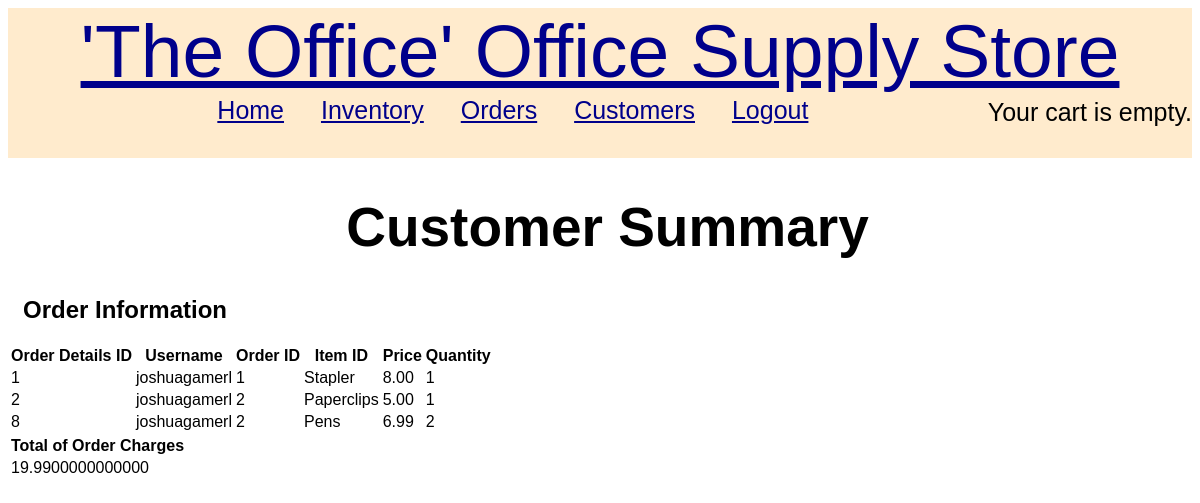
The page /customer/1/summary/ (signed in) on the database as committed earlier.
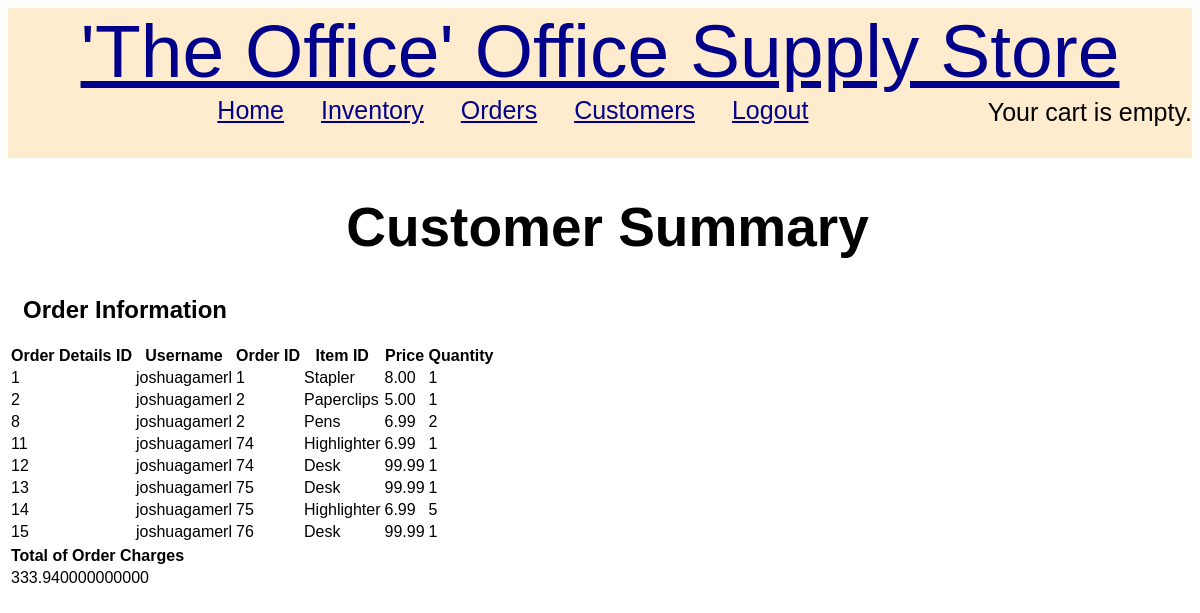
The same page on the database as committed later.
### TOOSS/models.py (models this page shows, shortened)
class Order_Detail(models.Model):
    order_detail_id = models.AutoField(primary_key=True)
    user_name = models.ForeignKey(User, on_delete=models.CASCADE, related_name='user')
    order_id = models.ForeignKey(Order, on_delete=models.CASCADE)
    item_id = models.ForeignKey(Inventory, on_delete=models.CASCADE)
    price = models.DecimalField(max_digits=8, decimal_places=2)
    quantity = models.PositiveIntegerField(default=1)

class Order(models.Model):
    order_id = models.AutoField(primary_key=True)
    order_create_date = models.DateTimeField(default=timezone.now)
    order_update_date = models.DateTimeField(default=timezone.now)
    order_paid = models.BooleanField(default=False)
    user_name = models.ForeignKey(User, on_delete=models.CASCADE)
    def __str__(self):
        return str(self.order_id)

class Inventory(models.Model):
    item_id = models.AutoField(primary_key=True)
    item_name = models.CharField(max_length=100, db_index=True)
    item_description = models.CharField(max_length=250)
    item_cost = models.DecimalField(max_digits=6, decimal_places=2)
    item_stock = models.IntegerField()
    image = models.ImageField(upload_to='inventory/%Y/%m/%d', blank=True)
    slug = models.SlugField(max_length=200, db_index=True)
    class Meta:
        ordering = ('item_name',)
        index_together = (('item_id', 'slug'),)
    def __str__(self):
        return self.item_name

### TOOSS/views.py (the view)
# urls.py: path('customer/<int:pk>/summary/', views.summary, name='summary'),
@login_required
def summary(request, pk):
    customer = get_object_or_404(Customer, pk=pk)
    order = Order_Detail.objects.filter(user_name=pk)
    sum_order_charge = \
        Order_Detail.objects.filter(user_name=pk).aggregate(Sum('price'))
    sum = sum_order_charge.get("price__sum")
    if sum== None:
        sum_order_charge = {'price__sum': Decimal('0')}
    return render(request, 'TOOSS/summary.html', {'orders': order,
                                                  'customers': customer,
                                                  'sum_order_charge': sum_order_charge})

### TOOSS/templates/TOOSS/summary.html
{% extends 'TOOSS/base.html' %}
{% block content %}
{% load mathfilters %}
{% load humanize %}
    <div class="row">
      <h1 style="padding-left: 15Px">Customer Summary</h1>
    </div>
    <div class="row">
        <h2 style="padding-left: 15Px">Order Information</h2>
    </div>
    <div class="row">
        <table class="table table-striped table-bordered table-hover">
            <thead>
            <tr class="bg-info">
                <th>Order Details ID</th>
                <th>Username</th>
                <th>Order ID</th>
                <th>Item ID</th>
                <th>Price</th>
                <th>Quantity</th>
            </tr>
            </thead>
            <tbody>
            {% for order in orders %}
                <tr>
                    <td>{{ order.order_detail_id }}</td>
                    <td>{{ order.user_name}}</td>
                    <td>{{ order.order_id}}</td>
                    <td>{{ order.item_id}}</td>
                    <td>{{ order.price }}</td>
                    <td>{{ order.quantity }}</td>
                </tr>
            {% endfor %}
            </tbody>
        </table>
    </div>
        <table class="table table-striped table-bordered table-hover">
            <thead>
                <tr class="bg-info">
                    <th>Total of Order Charges</th>
                </tr>
            </thead>
            <tbody>
                <tr>
                    <td>{{ sum_order_charge.price__sum|intcomma }}</td>
                </tr>
            </tbody>
        </table>
{% endblock %}

Rows that differ between the two databases and show on the page:
added Order_Detail: order_detail_id "11", user_name "joshuagamerl", order_id "74", item_id "Highlighter", price "6.99", quantity "1"
added Order_Detail: order_detail_id "12", user_name "joshuagamerl", order_id "74", item_id "Desk", price "99.99", quantity "1"
added Order_Detail: order_detail_id "13", user_name "joshuagamerl", order_id "75", item_id "Desk", price "99.99", quantity "1"
added Order_Detail: order_detail_id "14", user_name "joshuagamerl", order_id "75", item_id "Highlighter", price "6.99", quantity "5"
added Order_Detail: order_detail_id "15", user_name "joshuagamerl", order_id "76", item_id "Desk", price "99.99", quantity "1"
Other text that changed with them:
{{ sum_order_charge.price__sum|intcomma }}: "19.9900000000000" → "333.940000000000"
